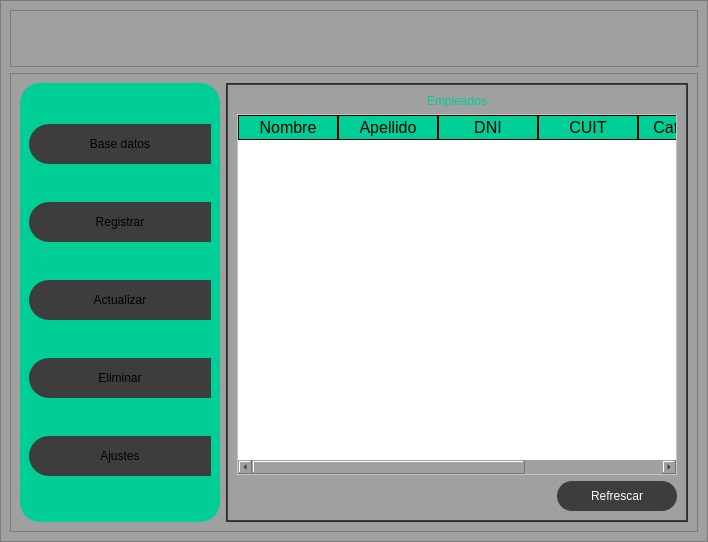
<?xml version="1.0" encoding="UTF-8"?>
<ui version="4.0">
 <class>MainWindow</class>
 <widget class="QMainWindow" name="MainWindow">
  <property name="geometry">
   <rect>
    <x>0</x>
    <y>0</y>
    <width>708</width>
    <height>542</height>
   </rect>
  </property>
  <property name="windowTitle">
   <string>MainWindow</string>
  </property>
  <widget class="QWidget" name="centralwidget">
   <layout class="QVBoxLayout" name="verticalLayout" stretch="1">
    <property name="spacing">
     <number>0</number>
    </property>
    <property name="leftMargin">
     <number>0</number>
    </property>
    <property name="topMargin">
     <number>0</number>
    </property>
    <property name="rightMargin">
     <number>0</number>
    </property>
    <property name="bottomMargin">
     <number>0</number>
    </property>
    <item>
     <widget class="QFrame" name="frame">
      <property name="styleSheet">
       <string notr="true">background-color: rgb(160, 160, 160);</string>
      </property>
      <property name="frameShape">
       <enum>QFrame::StyledPanel</enum>
      </property>
      <property name="frameShadow">
       <enum>QFrame::Raised</enum>
      </property>
      <layout class="QVBoxLayout" name="verticalLayout_2" stretch="1,8">
       <item>
        <widget class="QFrame" name="frame_superior">
         <property name="minimumSize">
          <size>
           <width>0</width>
           <height>42</height>
          </size>
         </property>
         <property name="styleSheet">
          <string notr="true">QFrame{
backgroud-color: rgb(0, 0, 0);
}

QPushButton{
backgroud-color: #000000ff;
border-radius: 20px;
}

QPushButton:hover{
backgroud-color: rgb(61, 61, 61);
border-radius: 20px;
}
</string>
         </property>
         <property name="frameShape">
          <enum>QFrame::StyledPanel</enum>
         </property>
         <property name="frameShadow">
          <enum>QFrame::Raised</enum>
         </property>
         <layout class="QHBoxLayout" name="horizontalLayout_10">
          <item>
           <widget class="QPushButton" name="bt_menu">
            <property name="minimumSize">
             <size>
              <width>40</width>
              <height>40</height>
             </size>
            </property>
            <property name="text">
             <string/>
            </property>
            <property name="icon">
             <iconset>
              <normaloff>../../img/imgRegistroPersona/menu.png</normaloff>../../img/imgRegistroPersona/menu.png</iconset>
            </property>
            <property name="iconSize">
             <size>
              <width>20</width>
              <height>20</height>
             </size>
            </property>
           </widget>
          </item>
          <item>
           <spacer name="horizontalSpacer_7">
            <property name="orientation">
             <enum>Qt::Horizontal</enum>
            </property>
            <property name="sizeHint" stdset="0">
             <size>
              <width>40</width>
              <height>20</height>
             </size>
            </property>
           </spacer>
          </item>
          <item>
           <widget class="QPushButton" name="bt_bajar">
            <property name="minimumSize">
             <size>
              <width>40</width>
              <height>40</height>
             </size>
            </property>
            <property name="text">
             <string/>
            </property>
            <property name="icon">
             <iconset>
              <normaloff>../../img/imgRegistroPersona/minimizar-signo.png</normaloff>../../img/imgRegistroPersona/minimizar-signo.png</iconset>
            </property>
            <property name="iconSize">
             <size>
              <width>20</width>
              <height>20</height>
             </size>
            </property>
           </widget>
          </item>
          <item>
           <widget class="QPushButton" name="bt_minimizar">
            <property name="minimumSize">
             <size>
              <width>40</width>
              <height>40</height>
             </size>
            </property>
            <property name="text">
             <string/>
            </property>
            <property name="icon">
             <iconset>
              <normaloff>../../img/imgRegistroPersona/minimizar.png</normaloff>../../img/imgRegistroPersona/minimizar.png</iconset>
            </property>
            <property name="iconSize">
             <size>
              <width>20</width>
              <height>20</height>
             </size>
            </property>
           </widget>
          </item>
          <item>
           <widget class="QPushButton" name="bt_maximizar">
            <property name="minimumSize">
             <size>
              <width>40</width>
              <height>40</height>
             </size>
            </property>
            <property name="text">
             <string/>
            </property>
            <property name="icon">
             <iconset>
              <normaloff>../../img/imgRegistroPersona/maximizar.png</normaloff>../../img/imgRegistroPersona/maximizar.png</iconset>
            </property>
            <property name="iconSize">
             <size>
              <width>20</width>
              <height>20</height>
             </size>
            </property>
           </widget>
          </item>
          <item>
           <widget class="QPushButton" name="bt_cerrar">
            <property name="minimumSize">
             <size>
              <width>40</width>
              <height>40</height>
             </size>
            </property>
            <property name="text">
             <string/>
            </property>
            <property name="icon">
             <iconset>
              <normaloff>../../img/imgRegistroPersona/cerrar.png</normaloff>../../img/imgRegistroPersona/cerrar.png</iconset>
            </property>
            <property name="iconSize">
             <size>
              <width>20</width>
              <height>20</height>
             </size>
            </property>
           </widget>
          </item>
         </layout>
        </widget>
       </item>
       <item>
        <widget class="QFrame" name="frame_contenido">
         <property name="frameShape">
          <enum>QFrame::StyledPanel</enum>
         </property>
         <property name="frameShadow">
          <enum>QFrame::Raised</enum>
         </property>
         <layout class="QHBoxLayout" name="horizontalLayout">
          <item>
           <widget class="QFrame" name="frame_control">
            <property name="minimumSize">
             <size>
              <width>200</width>
              <height>0</height>
             </size>
            </property>
            <property name="maximumSize">
             <size>
              <width>0</width>
              <height>16777215</height>
             </size>
            </property>
            <property name="styleSheet">
             <string notr="true">QFrame {
background-color: rgb(0, 206, 151);
border-radius: 20%;
}

QPushButton{
background-color: rgb(61, 61, 61);
border-top-left-radius: 20px;
border-bottom-left-radius: 20px;
color: rgb(0, 0, 0);
font: 77.10px &quot;Arial Black&quot;;
}

QPushButton:hover {
background-color: rgb(0, 0, 0);
border-top-left-radius: 20px;
border-bottom-left-radius: 20px;
color: rgb(255, 255, 255);
font: 77.10px &quot;Arial Black&quot;;
}
</string>
            </property>
            <property name="frameShape">
             <enum>QFrame::StyledPanel</enum>
            </property>
            <property name="frameShadow">
             <enum>QFrame::Raised</enum>
            </property>
            <layout class="QVBoxLayout" name="verticalLayout_3">
             <item>
              <widget class="QPushButton" name="bt_datos">
               <property name="minimumSize">
                <size>
                 <width>0</width>
                 <height>40</height>
                </size>
               </property>
               <property name="text">
                <string>Base datos</string>
               </property>
               <property name="icon">
                <iconset>
                 <normaloff>../../img/imgRegistroPersona/basa.png</normaloff>../../img/imgRegistroPersona/basa.png</iconset>
               </property>
               <property name="iconSize">
                <size>
                 <width>25</width>
                 <height>25</height>
                </size>
               </property>
              </widget>
             </item>
             <item>
              <widget class="QPushButton" name="bt_registrar">
               <property name="minimumSize">
                <size>
                 <width>0</width>
                 <height>40</height>
                </size>
               </property>
               <property name="text">
                <string>Registrar</string>
               </property>
               <property name="icon">
                <iconset>
                 <normaloff>../../img/imgRegistroPersona/registrar.png</normaloff>../../img/imgRegistroPersona/registrar.png</iconset>
               </property>
               <property name="iconSize">
                <size>
                 <width>25</width>
                 <height>25</height>
                </size>
               </property>
              </widget>
             </item>
             <item>
              <widget class="QPushButton" name="bt_actualizar">
               <property name="minimumSize">
                <size>
                 <width>0</width>
                 <height>40</height>
                </size>
               </property>
               <property name="text">
                <string>Actualizar</string>
               </property>
               <property name="icon">
                <iconset>
                 <normaloff>../../img/imgRegistroPersona/actualizar.png</normaloff>../../img/imgRegistroPersona/actualizar.png</iconset>
               </property>
               <property name="iconSize">
                <size>
                 <width>25</width>
                 <height>25</height>
                </size>
               </property>
              </widget>
             </item>
             <item>
              <widget class="QPushButton" name="bt_eliminar_2">
               <property name="minimumSize">
                <size>
                 <width>0</width>
                 <height>40</height>
                </size>
               </property>
               <property name="text">
                <string>Eliminar</string>
               </property>
               <property name="icon">
                <iconset>
                 <normaloff>../../img/imgRegistroPersona/basura (3).png</normaloff>../../img/imgRegistroPersona/basura (3).png</iconset>
               </property>
               <property name="iconSize">
                <size>
                 <width>25</width>
                 <height>25</height>
                </size>
               </property>
              </widget>
             </item>
             <item>
              <widget class="QPushButton" name="bt_ajusters">
               <property name="minimumSize">
                <size>
                 <width>0</width>
                 <height>40</height>
                </size>
               </property>
               <property name="text">
                <string>Ajustes</string>
               </property>
               <property name="icon">
                <iconset>
                 <normaloff>../../img/imgRegistroPersona/escritura.png</normaloff>../../img/imgRegistroPersona/escritura.png</iconset>
               </property>
               <property name="iconSize">
                <size>
                 <width>25</width>
                 <height>25</height>
                </size>
               </property>
              </widget>
             </item>
            </layout>
           </widget>
          </item>
          <item>
           <widget class="QFrame" name="frame_paguina">
            <property name="styleSheet">
             <string notr="true">QFrame {
background-color: rgb(61, 61 , 61);
}

QLabel{
font: 87 12pt &quot;Arial Black&quot;;
background-color: #000000ff;
color: rgb(0, 206, 151);
border: 0px sold #14C8DC;
}

QLineEdit{
border: 0px;
color: rgb(255, 255, 255);
border-bottom: 2px solid rgb(61, 61, 61);
font: 75 12pt &quot;Times New Roman&quot;;
}

QPushButton{
background-color: rgb(61, 61, 61);
border-radius: 15px;
color: rgb(255, 255, 255);
font: 77 10pt &quot;Arial Black&quot;;
}

QPushButton:hover{
background-color: rgb(0, 206, 151);
border-radius: 15px;
color: rgb(0, 0, 0);
font: 77 10pt &quot;Arial Black&quot;;;
}

QTableWidget{
background-color: rgb(255, 255, 255);
color: rgb(0 , 0, 0);
gridline-color: rgb(0, 206, 151);
font-size: 12pt;
color: #000000;
}

QHeaderView::section{
background-color: rgb(0, 206, 151);
border: 1px solid rgb(0, 0, 0);
font-size:12pt;
}

QTableWidget QTableCornerButton::section {
background-color: rgb(0, 0, 0);
border: 1px solid rgb(0, 206, 151);
}</string>
            </property>
            <property name="frameShape">
             <enum>QFrame::StyledPanel</enum>
            </property>
            <property name="frameShadow">
             <enum>QFrame::Raised</enum>
            </property>
            <layout class="QVBoxLayout" name="verticalLayout_4">
             <property name="spacing">
              <number>0</number>
             </property>
             <property name="leftMargin">
              <number>1</number>
             </property>
             <property name="topMargin">
              <number>1</number>
             </property>
             <property name="rightMargin">
              <number>1</number>
             </property>
             <property name="bottomMargin">
              <number>1</number>
             </property>
             <item>
              <widget class="QStackedWidget" name="stackedWidget">
               <widget class="QWidget" name="page_base">
                <layout class="QVBoxLayout" name="verticalLayout_5">
                 <item>
                  <widget class="QLabel" name="label">
                   <property name="text">
                    <string>Empleados</string>
                   </property>
                   <property name="alignment">
                    <set>Qt::AlignCenter</set>
                   </property>
                  </widget>
                 </item>
                 <item>
                  <widget class="QTableWidget" name="tabla_productos">
                   <column>
                    <property name="text">
                     <string>Nombre</string>
                    </property>
                   </column>
                   <column>
                    <property name="text">
                     <string>Apellido</string>
                    </property>
                   </column>
                   <column>
                    <property name="text">
                     <string>DNI</string>
                    </property>
                   </column>
                   <column>
                    <property name="text">
                     <string>CUIT</string>
                    </property>
                   </column>
                   <column>
                    <property name="text">
                     <string>Categoria</string>
                    </property>
                   </column>
                   <column>
                    <property name="text">
                     <string>Sueldo</string>
                    </property>
                   </column>
                  </widget>
                 </item>
                 <item>
                  <layout class="QHBoxLayout" name="horizontalLayout_2">
                   <item>
                    <spacer name="horizontalSpacer">
                     <property name="orientation">
                      <enum>Qt::Horizontal</enum>
                     </property>
                     <property name="sizeHint" stdset="0">
                      <size>
                       <width>40</width>
                       <height>20</height>
                      </size>
                     </property>
                    </spacer>
                   </item>
                   <item>
                    <widget class="QPushButton" name="bt_refrescar">
                     <property name="minimumSize">
                      <size>
                       <width>120</width>
                       <height>30</height>
                      </size>
                     </property>
                     <property name="text">
                      <string>Refrescar</string>
                     </property>
                    </widget>
                   </item>
                  </layout>
                 </item>
                </layout>
               </widget>
               <widget class="QWidget" name="page_registro">
                <layout class="QVBoxLayout" name="verticalLayout_8">
                 <item>
                  <widget class="QLabel" name="label_8">
                   <property name="text">
                    <string>Ingreso de Información de Personal</string>
                   </property>
                   <property name="alignment">
                    <set>Qt::AlignCenter</set>
                   </property>
                  </widget>
                 </item>
                 <item>
                  <spacer name="verticalSpacer_2">
                   <property name="orientation">
                    <enum>Qt::Vertical</enum>
                   </property>
                   <property name="sizeHint" stdset="0">
                    <size>
                     <width>20</width>
                     <height>40</height>
                    </size>
                   </property>
                  </spacer>
                 </item>
                 <item>
                  <layout class="QHBoxLayout" name="horizontalLayout_3">
                   <item>
                    <layout class="QVBoxLayout" name="verticalLayout_6">
                     <property name="spacing">
                      <number>15</number>
                     </property>
                     <item>
                      <widget class="QLabel" name="label_2">
                       <property name="text">
                        <string>Nombre</string>
                       </property>
                      </widget>
                     </item>
                     <item>
                      <widget class="QLabel" name="label_3">
                       <property name="text">
                        <string>Apellido</string>
                       </property>
                      </widget>
                     </item>
                     <item>
                      <widget class="QLabel" name="label_4">
                       <property name="text">
                        <string>DNI</string>
                       </property>
                      </widget>
                     </item>
                     <item>
                      <widget class="QLabel" name="label_5">
                       <property name="text">
                        <string>CUIT</string>
                       </property>
                      </widget>
                     </item>
                     <item>
                      <widget class="QLabel" name="label_6">
                       <property name="text">
                        <string>Categoria</string>
                       </property>
                      </widget>
                     </item>
                     <item>
                      <widget class="QLabel" name="label_7">
                       <property name="text">
                        <string>Sueldo</string>
                       </property>
                      </widget>
                     </item>
                    </layout>
                   </item>
                   <item>
                    <layout class="QVBoxLayout" name="verticalLayout_7">
                     <property name="spacing">
                      <number>15</number>
                     </property>
                     <item>
                      <widget class="QLineEdit" name="reg_nombre"/>
                     </item>
                     <item>
                      <widget class="QLineEdit" name="reg_apellido"/>
                     </item>
                     <item>
                      <widget class="QLineEdit" name="reg_dni"/>
                     </item>
                     <item>
                      <widget class="QLineEdit" name="reg_cuit"/>
                     </item>
                     <item>
                      <widget class="QLineEdit" name="reg_categoria"/>
                     </item>
                     <item>
                      <widget class="QLineEdit" name="reg_sueldo"/>
                     </item>
                    </layout>
                   </item>
                   <item>
                    <spacer name="horizontalSpacer_3">
                     <property name="orientation">
                      <enum>Qt::Horizontal</enum>
                     </property>
                     <property name="sizeHint" stdset="0">
                      <size>
                       <width>40</width>
                       <height>20</height>
                      </size>
                     </property>
                    </spacer>
                   </item>
                  </layout>
                 </item>
                 <item>
                  <spacer name="verticalSpacer">
                   <property name="orientation">
                    <enum>Qt::Vertical</enum>
                   </property>
                   <property name="sizeHint" stdset="0">
                    <size>
                     <width>20</width>
                     <height>40</height>
                    </size>
                   </property>
                  </spacer>
                 </item>
                 <item>
                  <layout class="QHBoxLayout" name="horizontalLayout_4">
                   <item>
                    <widget class="QLabel" name="signal_agregar">
                     <property name="minimumSize">
                      <size>
                       <width>200</width>
                       <height>30</height>
                      </size>
                     </property>
                     <property name="text">
                      <string/>
                     </property>
                     <property name="alignment">
                      <set>Qt::AlignCenter</set>
                     </property>
                    </widget>
                   </item>
                   <item>
                    <spacer name="horizontalSpacer_2">
                     <property name="orientation">
                      <enum>Qt::Horizontal</enum>
                     </property>
                     <property name="sizeHint" stdset="0">
                      <size>
                       <width>40</width>
                       <height>20</height>
                      </size>
                     </property>
                    </spacer>
                   </item>
                   <item>
                    <widget class="QPushButton" name="bt_agregar">
                     <property name="minimumSize">
                      <size>
                       <width>120</width>
                       <height>30</height>
                      </size>
                     </property>
                     <property name="text">
                      <string>  Guardar  </string>
                     </property>
                    </widget>
                   </item>
                  </layout>
                 </item>
                </layout>
               </widget>
               <widget class="QWidget" name="page_actualizar">
                <layout class="QVBoxLayout" name="verticalLayout_11">
                 <item>
                  <widget class="QLabel" name="label_18">
                   <property name="text">
                    <string>Actualización de datos</string>
                   </property>
                   <property name="alignment">
                    <set>Qt::AlignCenter</set>
                   </property>
                  </widget>
                 </item>
                 <item>
                  <layout class="QHBoxLayout" name="horizontalLayout_7">
                   <item>
                    <widget class="QLabel" name="label_10">
                     <property name="text">
                      <string>DNI del Trabajador</string>
                     </property>
                    </widget>
                   </item>
                   <item>
                    <widget class="QLineEdit" name="act_buscar"/>
                   </item>
                   <item>
                    <widget class="QPushButton" name="bt_actualizar_buscar">
                     <property name="minimumSize">
                      <size>
                       <width>120</width>
                       <height>30</height>
                      </size>
                     </property>
                     <property name="text">
                      <string>  Buscar  </string>
                     </property>
                    </widget>
                   </item>
                  </layout>
                 </item>
                 <item>
                  <spacer name="verticalSpacer_4">
                   <property name="orientation">
                    <enum>Qt::Vertical</enum>
                   </property>
                   <property name="sizeHint" stdset="0">
                    <size>
                     <width>20</width>
                     <height>40</height>
                    </size>
                   </property>
                  </spacer>
                 </item>
                 <item>
                  <layout class="QHBoxLayout" name="horizontalLayout_5">
                   <item>
                    <layout class="QVBoxLayout" name="verticalLayout_10">
                     <item>
                      <widget class="QLabel" name="label_11">
                       <property name="text">
                        <string>Nombre</string>
                       </property>
                      </widget>
                     </item>
                     <item>
                      <widget class="QLabel" name="label_12">
                       <property name="text">
                        <string>Apellido</string>
                       </property>
                      </widget>
                     </item>
                     <item>
                      <widget class="QLabel" name="label_13">
                       <property name="text">
                        <string>DNI</string>
                       </property>
                      </widget>
                     </item>
                     <item>
                      <widget class="QLabel" name="label_14">
                       <property name="text">
                        <string>CUIT</string>
                       </property>
                      </widget>
                     </item>
                     <item>
                      <widget class="QLabel" name="label_15">
                       <property name="text">
                        <string>Categoria</string>
                       </property>
                      </widget>
                     </item>
                     <item>
                      <widget class="QLabel" name="label_16">
                       <property name="text">
                        <string>Sueldo</string>
                       </property>
                      </widget>
                     </item>
                    </layout>
                   </item>
                   <item>
                    <layout class="QVBoxLayout" name="verticalLayout_9">
                     <item>
                      <widget class="QLineEdit" name="act_nombre"/>
                     </item>
                     <item>
                      <widget class="QLineEdit" name="act_apellido"/>
                     </item>
                     <item>
                      <widget class="QLineEdit" name="act_dni"/>
                     </item>
                     <item>
                      <widget class="QLineEdit" name="act_cuit"/>
                     </item>
                     <item>
                      <widget class="QLineEdit" name="act_categoria"/>
                     </item>
                     <item>
                      <widget class="QLineEdit" name="act_sueldo"/>
                     </item>
                    </layout>
                   </item>
                   <item>
                    <spacer name="horizontalSpacer_5">
                     <property name="orientation">
                      <enum>Qt::Horizontal</enum>
                     </property>
                     <property name="sizeHint" stdset="0">
                      <size>
                       <width>40</width>
                       <height>20</height>
                      </size>
                     </property>
                    </spacer>
                   </item>
                  </layout>
                 </item>
                 <item>
                  <spacer name="verticalSpacer_3">
                   <property name="orientation">
                    <enum>Qt::Vertical</enum>
                   </property>
                   <property name="sizeHint" stdset="0">
                    <size>
                     <width>20</width>
                     <height>40</height>
                    </size>
                   </property>
                  </spacer>
                 </item>
                 <item>
                  <layout class="QHBoxLayout" name="horizontalLayout_6">
                   <item>
                    <widget class="QLabel" name="signal_actualizar">
                     <property name="minimumSize">
                      <size>
                       <width>120</width>
                       <height>30</height>
                      </size>
                     </property>
                     <property name="text">
                      <string/>
                     </property>
                    </widget>
                   </item>
                   <item>
                    <spacer name="horizontalSpacer_4">
                     <property name="orientation">
                      <enum>Qt::Horizontal</enum>
                     </property>
                     <property name="sizeHint" stdset="0">
                      <size>
                       <width>40</width>
                       <height>20</height>
                      </size>
                     </property>
                    </spacer>
                   </item>
                   <item>
                    <widget class="QPushButton" name="bt_actualizar_tabla">
                     <property name="minimumSize">
                      <size>
                       <width>120</width>
                       <height>30</height>
                      </size>
                     </property>
                     <property name="text">
                      <string>  Actualizar  </string>
                     </property>
                    </widget>
                   </item>
                  </layout>
                 </item>
                </layout>
               </widget>
               <widget class="QWidget" name="page_eliminar">
                <layout class="QVBoxLayout" name="verticalLayout_12">
                 <item>
                  <widget class="QLabel" name="label_19">
                   <property name="text">
                    <string>Eliminar Usuario</string>
                   </property>
                   <property name="alignment">
                    <set>Qt::AlignCenter</set>
                   </property>
                  </widget>
                 </item>
                 <item>
                  <layout class="QHBoxLayout" name="horizontalLayout_8">
                   <item>
                    <widget class="QLabel" name="label_20">
                     <property name="text">
                      <string>DNI del Trabajador:</string>
                     </property>
                    </widget>
                   </item>
                   <item>
                    <widget class="QLineEdit" name="eliminar_buscar"/>
                   </item>
                   <item>
                    <widget class="QPushButton" name="bt_buscar_borrar">
                     <property name="minimumSize">
                      <size>
                       <width>120</width>
                       <height>30</height>
                      </size>
                     </property>
                     <property name="text">
                      <string>  Buscar  </string>
                     </property>
                    </widget>
                   </item>
                  </layout>
                 </item>
                 <item>
                  <widget class="QTableWidget" name="tabla_eliminar">
                   <column>
                    <property name="text">
                     <string>Nombre</string>
                    </property>
                   </column>
                   <column>
                    <property name="text">
                     <string>Apellido</string>
                    </property>
                   </column>
                   <column>
                    <property name="text">
                     <string>DNI</string>
                    </property>
                   </column>
                   <column>
                    <property name="text">
                     <string>CUIT</string>
                    </property>
                   </column>
                   <column>
                    <property name="text">
                     <string>Categoria</string>
                    </property>
                   </column>
                   <column>
                    <property name="text">
                     <string>Sueldo</string>
                    </property>
                   </column>
                  </widget>
                 </item>
                 <item>
                  <layout class="QHBoxLayout" name="horizontalLayout_9">
                   <item>
                    <widget class="QLabel" name="signal_eliminar">
                     <property name="minimumSize">
                      <size>
                       <width>200</width>
                       <height>30</height>
                      </size>
                     </property>
                     <property name="text">
                      <string/>
                     </property>
                    </widget>
                   </item>
                   <item>
                    <spacer name="horizontalSpacer_6">
                     <property name="orientation">
                      <enum>Qt::Horizontal</enum>
                     </property>
                     <property name="sizeHint" stdset="0">
                      <size>
                       <width>40</width>
                       <height>20</height>
                      </size>
                     </property>
                    </spacer>
                   </item>
                   <item>
                    <widget class="QPushButton" name="bt_eliminar">
                     <property name="minimumSize">
                      <size>
                       <width>120</width>
                       <height>30</height>
                      </size>
                     </property>
                     <property name="text">
                      <string>  Eliminar  </string>
                     </property>
                    </widget>
                   </item>
                  </layout>
                 </item>
                </layout>
               </widget>
               <widget class="QWidget" name="page_editar"/>
              </widget>
             </item>
            </layout>
           </widget>
          </item>
         </layout>
        </widget>
       </item>
      </layout>
     </widget>
    </item>
   </layout>
  </widget>
 </widget>
 <resources/>
 <connections/>
</ui>
